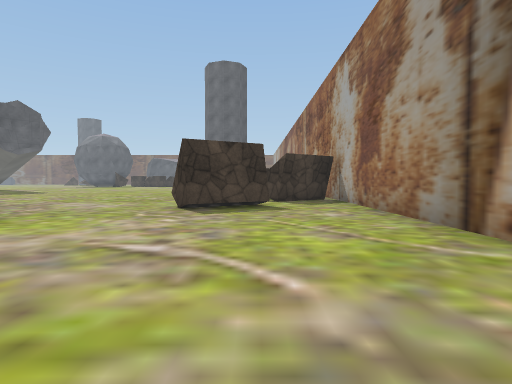
View 1 (above)

19 first-person views from a walk through a 3-D level made in the Unity game engine. The camera is 1.2 m above the floor, tilts 2° down and sees 75° across. The floor is counted in squares, 2 m on a side. Each view is taken from the middle of a square. On the plan, view 1 faces up. The plan holds only what a view shows up to about 10 squares ahead; the rest is blank. The place goes on beyond the plan. Some surface patterns are stand-ins.

View 2
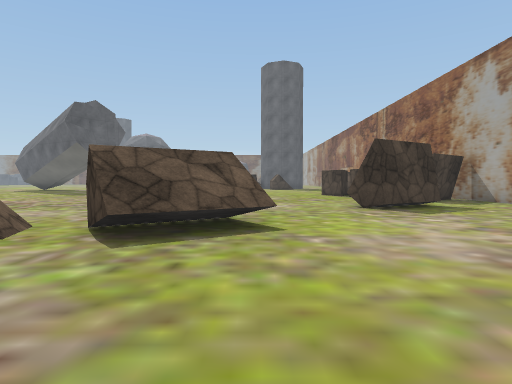

View 3
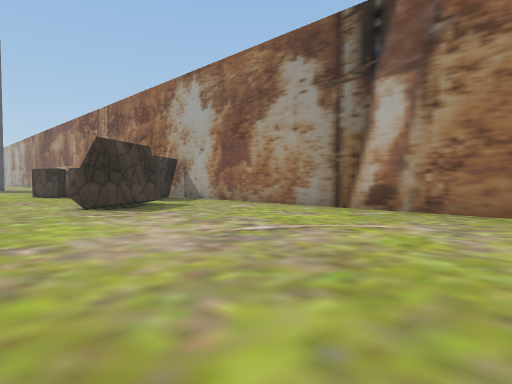

View 4
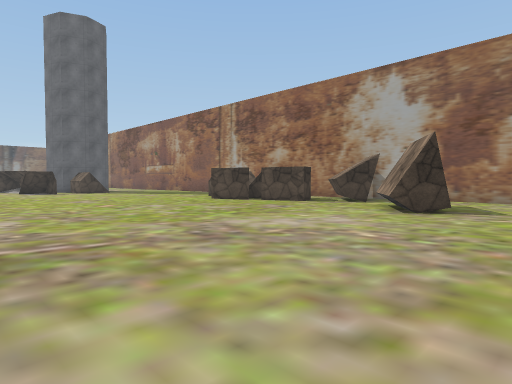

View 5
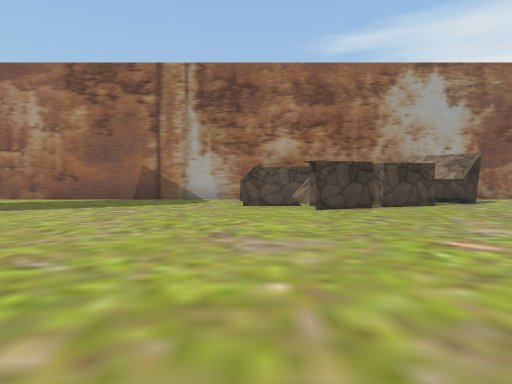

View 6
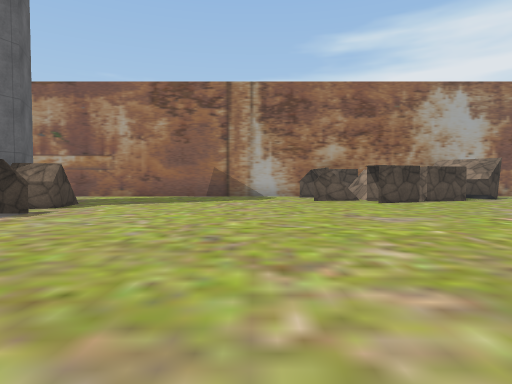

View 7
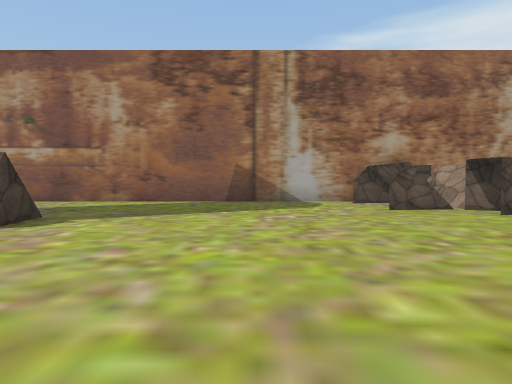

View 8
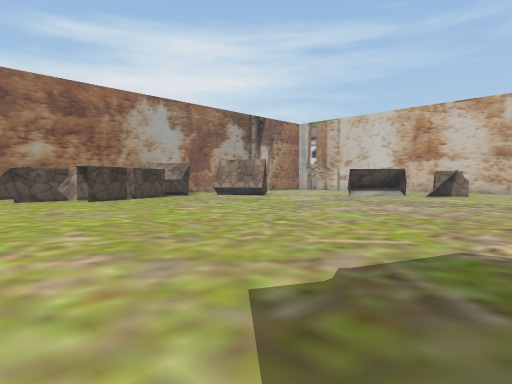

View 9
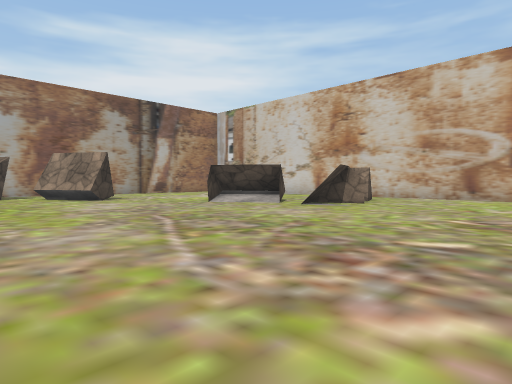

View 10
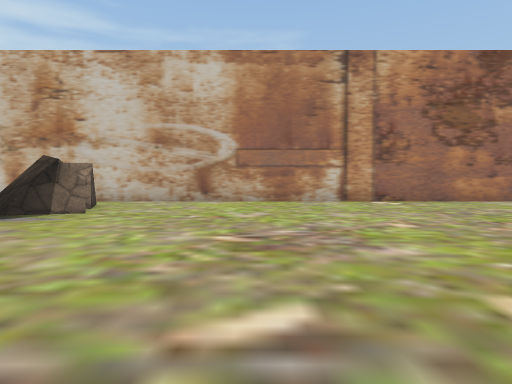

View 11
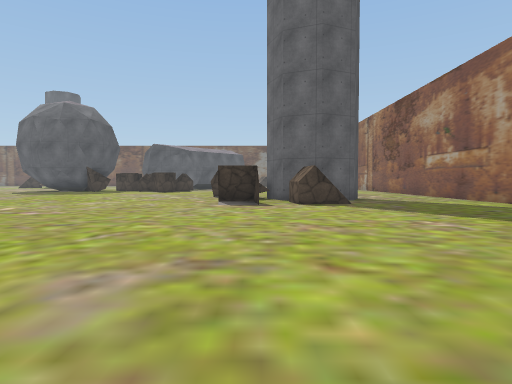

View 12
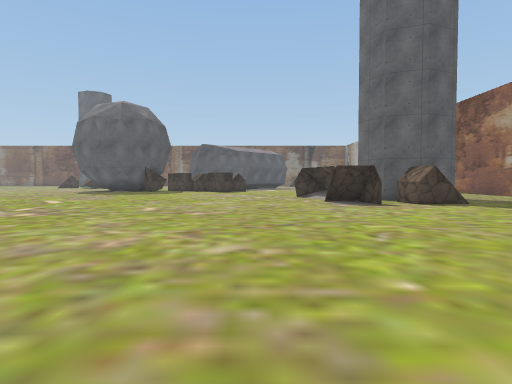

View 13
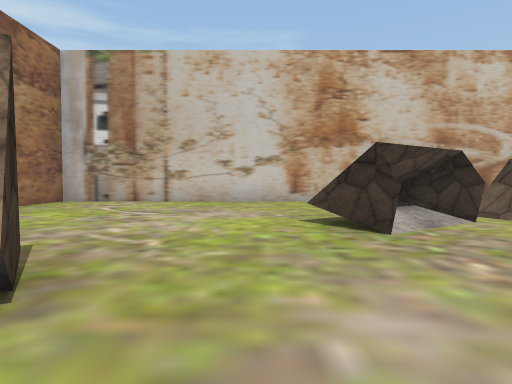

View 14
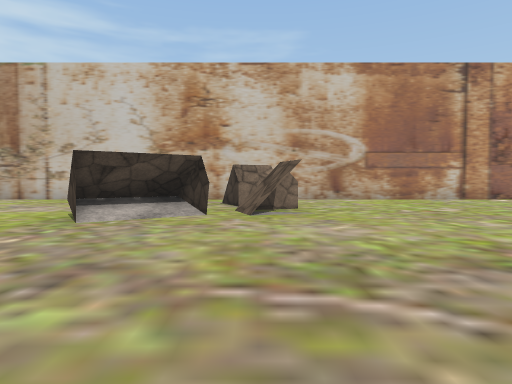

View 15
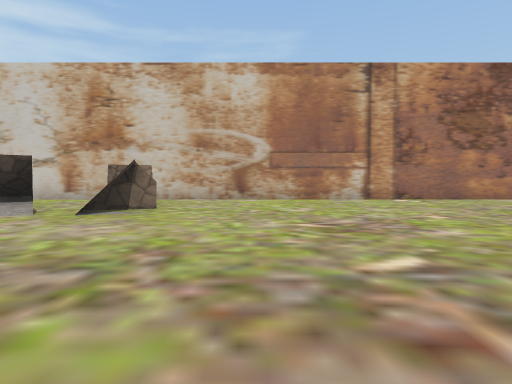

View 16
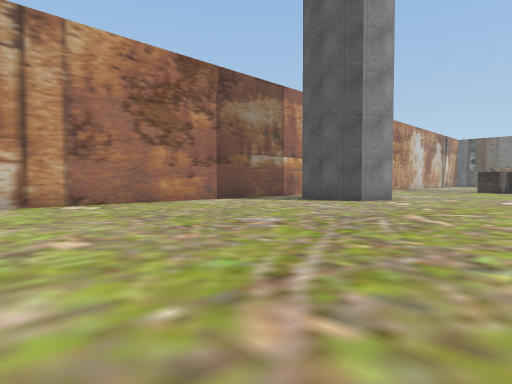

View 17
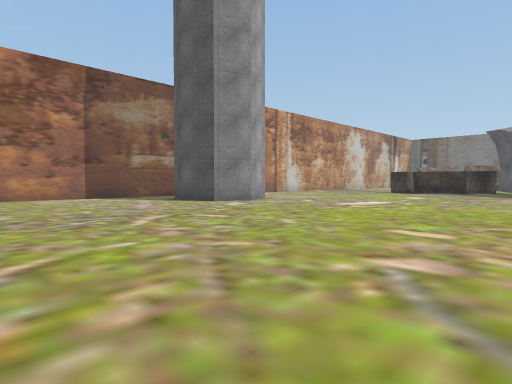

View 18
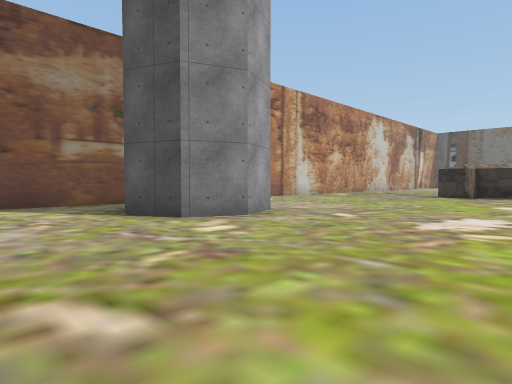

View 19
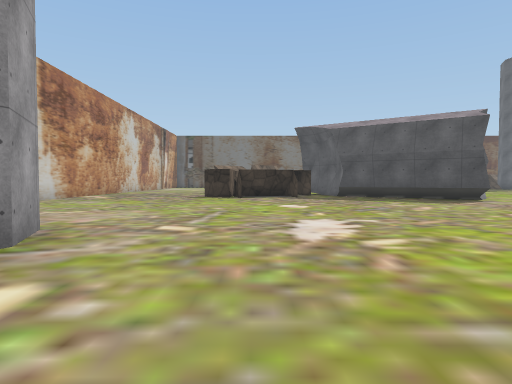

### Floor plan
Points are (right, up) in squares from view 1. A wall is a line through its corners. A room is listed if a view was taken in it or the views show most of it. See-through windows are left out.
Room 1 (views 1, 2, 3, 4, 5, 6, 7, 8, 9, 10, 11, 12, 13, 14, 15, 16, 17, 18, 19)
walls: (-23.1, 3.3) (-22, 3.8) (-20.9, 3.4) (-20.5, 2.2); (-28.4, 12.6) (-29.1, 11.7); (-21.8, -0.5) (2.5, -0.5) (2.5, 10); (-4.5, 5.4) (-3.7, 4.2); (-5.4, 3.1) (-6.2, 4.3) (-5.4, 3.2); (-4.1, 4.7) (-4.6, 5.4); (-0.8, 12.4) (-1.3, 13.9); (-0.5, 13.2) (-0.2, 13.8); (0.2, 10.9) (-0.2, 10.8) (-0.7, 12.1); (-0.2, 14.8) (-0.3, 15.4); (0.4, 7.9) (-1.4, 6.8) (-1.8, 7.4) (0, 8.5); (-2.6, 22.7) (-3.3, 23); (1.7, 13.4) (2, 14.6); (1.9, 10.1) (0.7, 9.2) (0.1, 9.9) (0.8, 10.4); (1.8, 15) (1.7, 15.5); (-1.1, 22.9) (-2.1, 22.5); (2.5, 15) (2.5, 23.5)
ways out: gap at (0, 11)

Where each view was taken, in squares from view 1:
view 1: 0 up, 0 right, facing up
view 2: 0 up, 4 left, facing up
view 3: 0 up, 4 left, facing up-right
view 4: 5 up, 8 left, facing up-right
view 5: 15 up, 8 left, facing right
view 6: 17 up, 10 left, facing right
view 7: 18 up, 7 left, facing right
view 8: 17 up, 11 left, facing down-right
view 9: 11 up, 12 left, facing down-right
view 10: 9 up, 11 left, facing down
view 11: 13 up, 4 left, facing up
view 12: 13 up, 7 left, facing up
view 13: 9 up, 3 left, facing down
view 14: 10 up, 7 left, facing down
view 15: 10 up, 10 left, facing down
view 16: 8 up, 12 left, facing down-left
view 17: 11 up, 15 left, facing down-left
view 18: 8 up, 18 left, facing down-left
view 19: 6 up, 19 left, facing left
